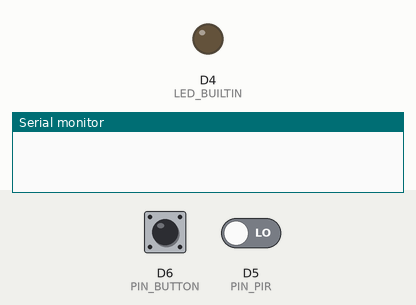
Recording of a program running on a simulated ESP8266 (Wemos D1 mini). Shown: output pins drawn as LEDs (lit = HIGH, except the on-board LED, lit = LOW), the last lines printed to the serial monitor. Dashed ring = blinking. Inputs (shaded band) come from the test bench; at power-on: D5 (PIN_PIR) LOW, D6 (PIN_BUTTON) HIGH.

Above: at 1.2 s.
1.3 s: D5 (PIN_PIR) driven HIGH
At 2.1 s:
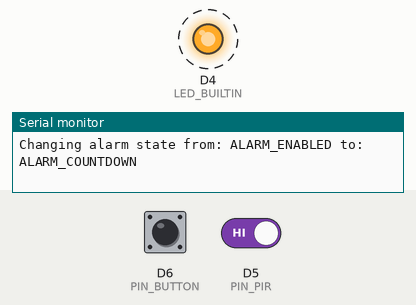
4.3 s: D6 (PIN_BUTTON) pulled LOW for 0.25 s
At 4.5 s:
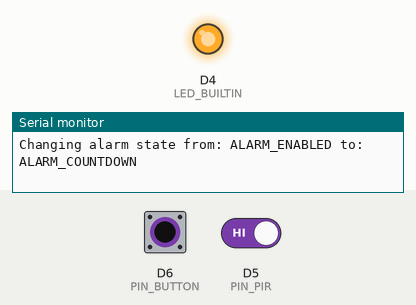
6.1 s: D6 (PIN_BUTTON) pulled LOW for 1 s
At 8.1 s:
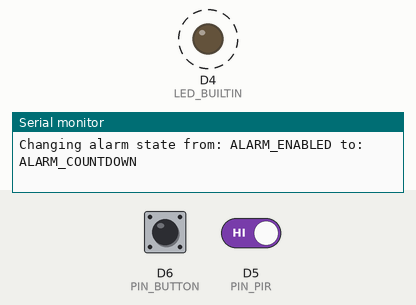
Timing chart, 0 to 15.1 s (numbered marks = the images above; inputs shaded):
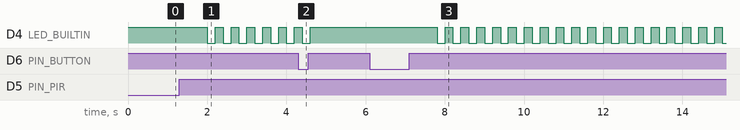

The program:

main.cpp
```cpp
// COMP-10184 – Mohawk College
// AlarmSystem
//
// @author  Jaspal Marok
// @id   000381777
//
// I created this work and I have not shared it with anyone else.
//

#include <Arduino.h>

#define PIN_PIR D5
#define PIN_BUTTON D6

#define BUTTON_DELAY_MS 200
#define LED_BLINK_INTERVAL_MS 200
#define MAX_ALARM_INTERVENTION_MS 10000

#define ALARM_DISABLED 0
#define ALARM_ENABLED 1
#define ALARM_COUNTDOWN 2
#define ALARM_ACTIVE 3

int alarmState;
int ledState;
unsigned long triggerAlarmAt;
unsigned long ledLastToggledTimestampMs;

bool isSensorActive;
bool isSwitchOpen;


// *************************************************************
void setup() {
  Serial.begin(115200);

  //Set PIN MODES
  pinMode(LED_BUILTIN, OUTPUT);
  pinMode(PIN_PIR, INPUT);
  pinMode(PIN_BUTTON, INPUT_PULLUP);

  //Defaults
  alarmState = ALARM_ENABLED;
  ledState = HIGH;
  ledLastToggledTimestampMs = 0;
}

// Get text value for alarm state - log helper
String getTextAlarmState(int currentState)
{
  String state;
  switch (currentState)
  {
    case ALARM_DISABLED:
      state = "ALARM_DISABLED";
      break;
    case ALARM_ENABLED:
      state = "ALARM_ENABLED";
      break;
    case ALARM_COUNTDOWN:
      state = "ALARM_COUNTDOWN";
      break;
    case ALARM_ACTIVE:
      state = "ALARM_ACTIVE";
      break;
    default:
      state = "UNKNOWN";
      break;
  }
  return state;
}

// Change alarm state and log
void setAlarmState(int newAlarmState)
{

   Serial.println("\nChanging alarm state from: " + getTextAlarmState(alarmState) + " to: " + getTextAlarmState(newAlarmState));
   alarmState = newAlarmState;
}

// Change led state and log
void setLedState(int newLedState)
{
  ledState = newLedState;
  digitalWrite(LED_BUILTIN, ledState);
}

// Get digital value for sensor
void captureSensor()
{
  isSensorActive = digitalRead(PIN_PIR);
}

// Get digital value for button
void captureButton()
{
   isSwitchOpen = digitalRead(PIN_BUTTON);
   delay(BUTTON_DELAY_MS);
}

// Check state of alarm and change state
void alarmStateCheck()
{
  switch (alarmState)
  {
    case ALARM_ENABLED:
      if(isSensorActive){
          setAlarmState(ALARM_COUNTDOWN);
          break;
      }
      break;
    case ALARM_DISABLED:
      if(!isSwitchOpen){
        setAlarmState(ALARM_ENABLED);
        break;
      }
      break;
    case ALARM_COUNTDOWN:
      //Check if alarm is disabled within 10 seconds
      triggerAlarmAt = millis() + MAX_ALARM_INTERVENTION_MS;
      while (millis() < triggerAlarmAt)
      {
        captureButton();
        if(!isSwitchOpen){
          setAlarmState(ALARM_DISABLED);
          setLedState(HIGH);
          break;
        }

        unsigned long currentTimestampMs = millis();
        if (currentTimestampMs - ledLastToggledTimestampMs >= LED_BLINK_INTERVAL_MS) {
          ledLastToggledTimestampMs = millis();
          setLedState(!ledState);
        }
      }

      // Check if while loop disabled the alarm;
      if(alarmState != ALARM_DISABLED)
      {
        //Alarm not disabled, within time-limit.
        //Activate alarm, led on
        setAlarmState(ALARM_ACTIVE);
        setLedState(LOW);
      }
      break;
    case ALARM_ACTIVE:
      Serial.println("Alarmmmmm - Beep Beep Beep!");
      break;
    default:
       Serial.println("Something went wrong :(");
      break;
  }
}

// *************************************************************
void loop() {
  setLedState(ledState);
  captureSensor();
  captureButton();
  alarmStateCheck();
}
```

Measured:
- after the input at 1.3 s, D4 (LED_BUILTIN): alternates HIGH for 0.20 s and LOW for 0.20 s, starting after 0.70 s
- after the input at 4.3 s, D4 (LED_BUILTIN): goes on until 4.6 s, then stays HIGH
- after the input at 6.1 s, D4 (LED_BUILTIN): alternates HIGH for 0.20 s and LOW for 0.20 s, starting after 1.7 s
